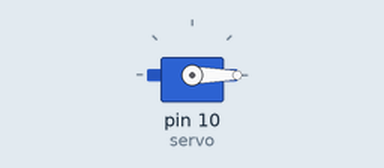
This sketch was run on a simulated Arduino Uno, built with avr-gcc and run on an emulated ATmega328P. Shown: servo. What the sketch prints to the serial monitor is not drawn.

Above: at 0.05 s.
At 3.0 s:
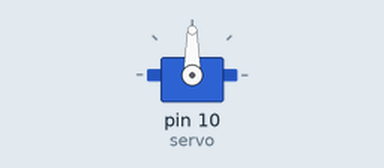
At 6.0 s:
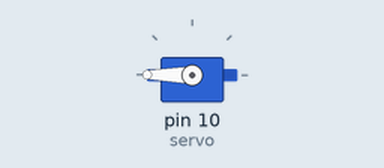
Timing chart, 0 to 7.8 s (numbered marks = the images above):
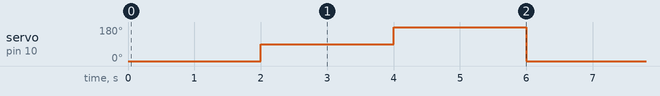

Measured:
- by itself, servo on pin 10 (servo): repeats every 6.0 s: 180° 2.0 s, 0° 2.0 s, 90° 2.0 s

The sketch:

servo.ino
```cpp
#include <Servo.h>
int servo = 10;
int goc;

Servo myServo;


void setup()
{
    Serial.begin(9600);

    myServo.attach(servo);
}


void loop()
{


    myServo.write(0);
    goc = myServo.read();
    Serial.print("Góc hiện tại: "); Serial.println(goc);
    delay(2000);

    myServo.write(90);
    goc = myServo.read();
    Serial.print("Góc hiện tại: "); Serial.println(goc);
    delay(2000);

    myServo.write(180);
    goc = myServo.read();
    Serial.print("Góc hiện tại: "); Serial.println(goc);
    delay(2000);


}
```
